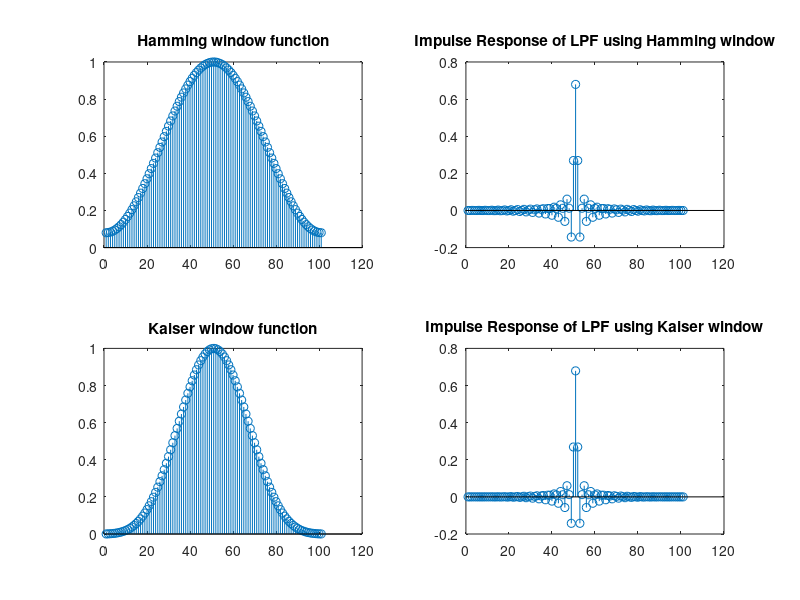
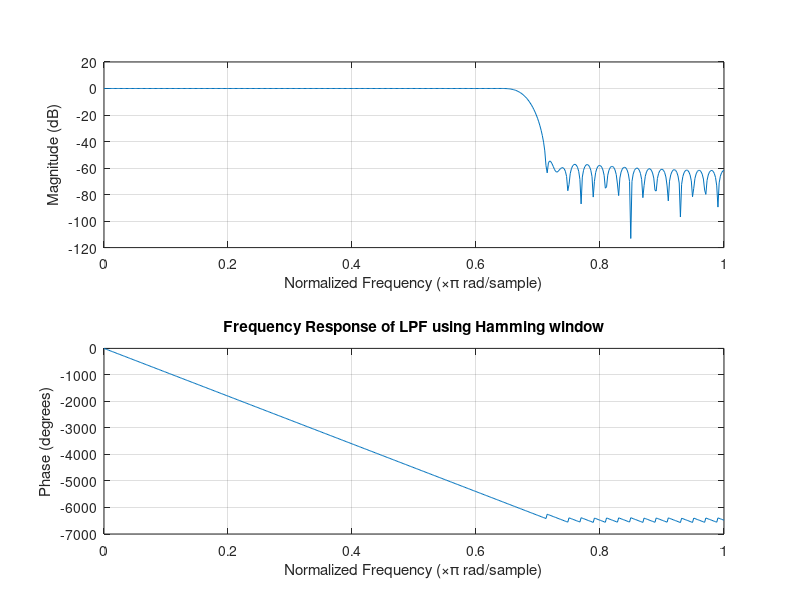
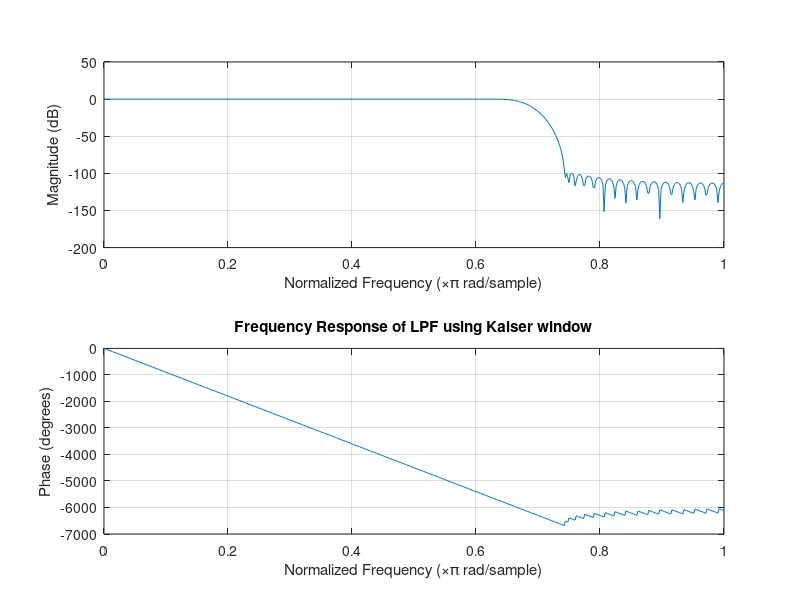

Here is the MATLAB script that generated these plots, in order:
clc; clear all;

M = 100;                     % 필터의 차수
fc = 0.68;                  % cut off freq
wh = hamming(M+1);           % 해밍 윈도우 함수
hd1 = fir1(M, fc, wh);       % 인자로 주어지는 창 함수 기반의 FIR 설계 (필터의 차수, 차단주파수, 윈도우 함수)

beta = 10;
wk = kaiser(M+1, beta);      % Kaiser 윈도우 함수
hd2 = fir1(M, fc, wk);       % 인자로 주어지는 창 함수 기반의 FIR 설계 (필터의 차수, 차단주파수, 윈도우 함수)

subplot(221)
stem(wh)
title('Hamming window function')

subplot(222)
stem(hd1)
title('Impulse Response of LPF using Hamming window')

subplot(223)
stem(wk)
title('Kaiser window function')

subplot(224)
stem(hd2)
title('Impulse Response of LPF using Kaiser window')

% 주파수 대역에서의 저역통과 필터의 시각화 
figure;grid
freqz(hd1)
title('Frequency Response of LPF using Hamming window')

figure;grid
subplot(212)
freqz(hd2)
title('Frequency Response of LPF using Kaiser window')

